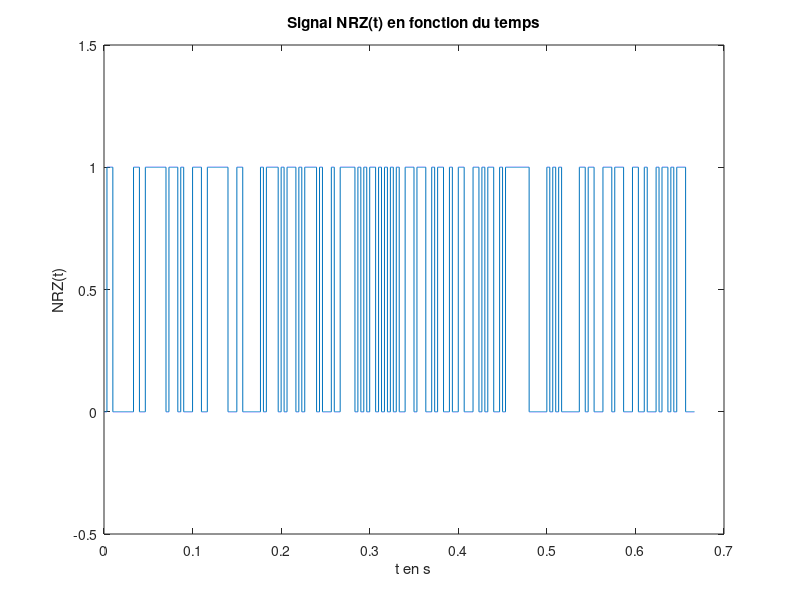

MATLAB code for this plot: (Note: this script raises an error after producing the figure.)
clear all
close all
clc

% Paramètres
F0 = 6000; % Fréquence bits 0 en Hz
F1 = 2000; % Fréquence bits 1 en Hz
Fe = 48000; % Fréquence d'échantillonage en Hz
Te = 1/Fe; % Période d'échantillonage en secondes
Ts = 1/300; % s/bits, le débit souhaité max est de 300 bits/seconde

Ns = floor(Ts/Te); % échantillons/bits, on prend la partie entière, Ts = Ns*Te
Nb_bits = 200; % Nombre de bits du signal émis
Nb_echantillons = Nb_bits*Ns; % Nombre d'échantillons

donnees = randi(0:1, Nb_bits, 1); % Génération de Nb_bits 0 ou 1 de manière aléatoire
NRZ = zeros(Nb_echantillons,1); % Initialisation du signal NRZ avec Nb_echantillons echantillons
T = ([0:Nb_echantillons-1]*Te)'; % Le signal est tracé de 0 à (Nb_echantillons-1)*Te secondes,
                                 % avec un pas de Te

                                 
%% Modem de fréquence - Démodulation par filtrage
        
%3.1 Construction du signal modulé en fréquence

%3.1.1.1 Génération du signal NRZ 
for i = 1:Nb_bits
    NRZ((i-1)*Ns+1:i*Ns) = donnees(i); 
end;

%3.1.1.2 Tracé du signal NRZ(t) en fonction du temps
figure;
plot(T,NRZ);
ylim([-0.5 1.5]);
xlabel('t en s');
ylabel('NRZ(t)');
title('Signal NRZ(t) en fonction du temps');

%3.1.1.3 Tracé de la DSP de NRZ

[DSP_NRZ_Th,f] = DSP_rectangulaire(Nb_echantillons,Fe,NRZ);
figure;
subplot(211);
semilogy(f,DSP_NRZ_Th);
title('DSP théorique de NRZ en fonction de f');

DSP_NRZ_Exp = (Ts*sinc(pi*f*Ts).^2 + dirac(f))/4;
%figure;
subplot(212);
semilogy(f,DSP_NRZ_Exp);
title('DSP expérimentale de NRZ en fonction de f');

%DSP_signal = periodogram(signal,[],Nb_points,'centered');
figure;
pwelch(NRZ);

% %3.1.2.1 Génération du signal x(t) modulé en fréquence
% 
% phi0 = rand*2*pi;
% phi1 = rand*2*pi;
% 
% Cos0 = cos(2*pi*F0*T + phi0);
% Cos1 = cos(2*pi*F1*T + phi1);
% Un = eye(size(NRZ));
% 
% x = (1 - NRZ).*Cos0 + NRZ.*Cos1;
% 
% %3.1.2.2
% 
% figure;
% plot(T,x);
% 
% %3.1.2.3
% 
% %3.1.2.4
% 
% S_x = abs(fft(x).^2)/length(x);
% figure;
% subplot(411);
% semilogy(S_x);
% subplot(412);
% pwelch(x);
% 
% %3.3.1 Filtre passe-bas
% 
% g = Fe*(1:length(x))/length(x);
% fc = 2500; %Hz
% intervalle = [-100*Te:Te:100*Te];
% 
% figure;
% h = (2*fc/Fe)*sinc(2*fc*intervalle);
% H = 50*fft(h);
% z = filter(H,[1],x);
% Z = abs(fft(z));
% plot(intervalle,H);
% 
% %3.3.2 Filtre passe-haut
